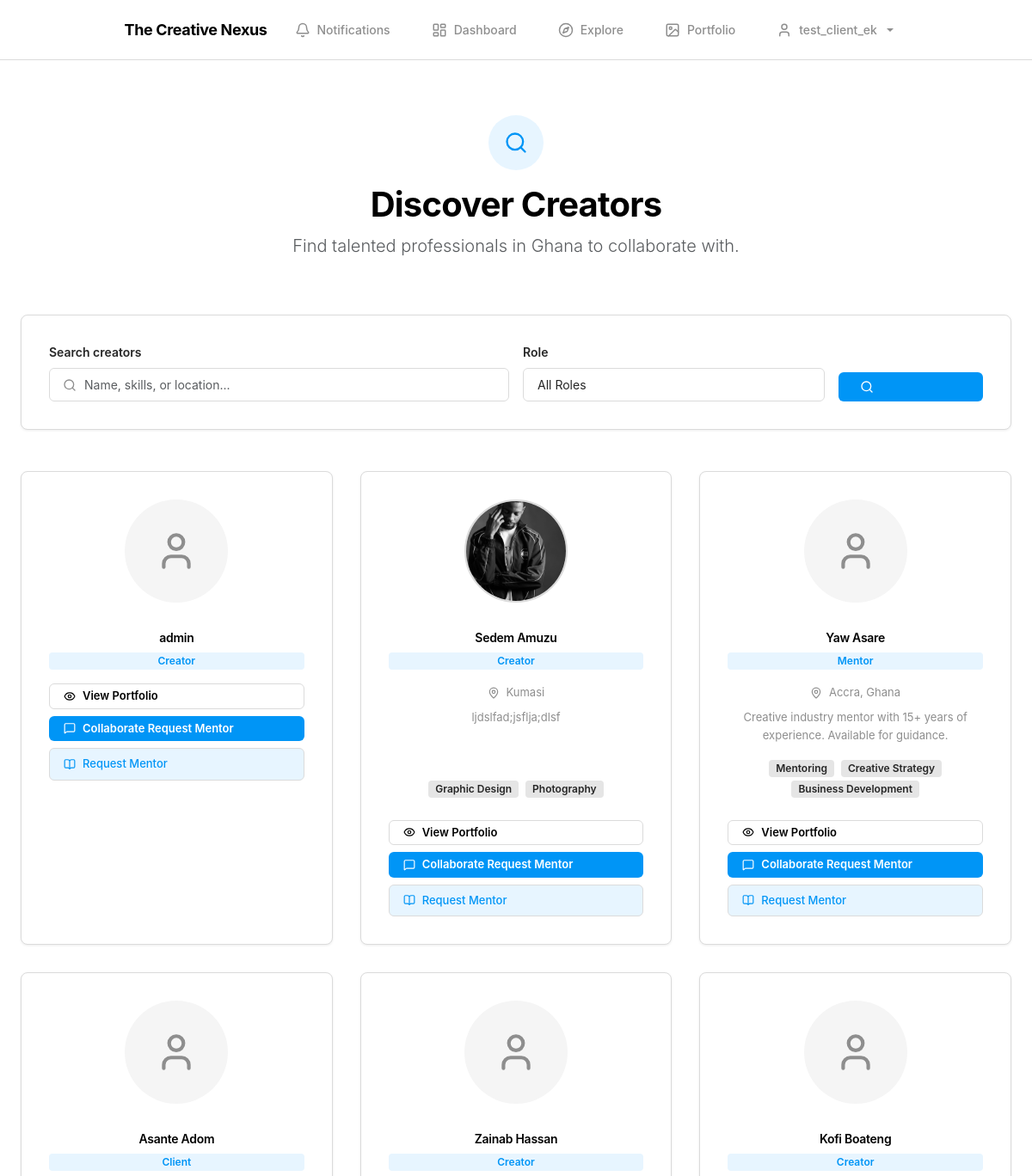
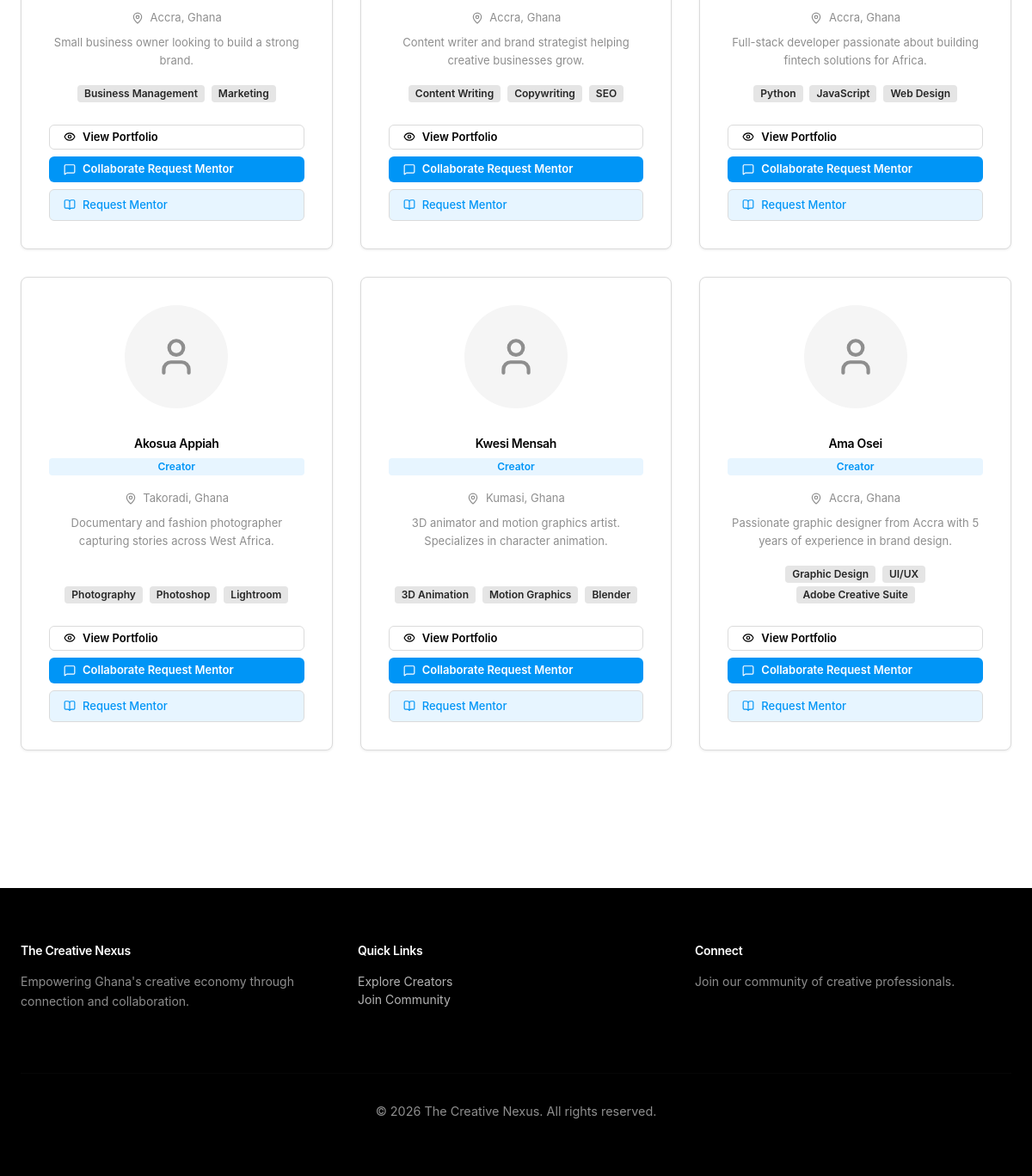
The app's page /explore/ (signed in) with its own data (2 pictures, top to bottom).
### accounts/models.py (models this page shows, shortened)
class CustomUser(AbstractUser):
    email = models.EmailField(unique=True)
    email_verified = models.BooleanField(default=False)
    email_verification_token = models.CharField(
        max_length=255, blank=True, null=True)
    created_at = models.DateTimeField(auto_now_add=True)
    updated_at = models.DateTimeField(auto_now=True)
    class Meta:
        ordering = ['-created_at']

class UserProfile(models.Model):
    user = models.OneToOneField(
        CustomUser, on_delete=models.CASCADE, related_name='profile')
    role = models.CharField(
        max_length=20, choices=ROLE_CHOICES, default='creator')
    bio = models.TextField(blank=True, null=True)
    profile_picture = models.ImageField(
        upload_to='profiles/', blank=True, null=True)
    location = models.CharField(max_length=255, blank=True, null=True)
    phone = models.CharField(max_length=20, blank=True, null=True)
    website = models.URLField(blank=True, null=True)
    skills = models.TextField(blank=True, null=True,
                              help_text="Comma-separated list of skills")
    years_experience = models.IntegerField(blank=True, null=True)
    portfolio_url = models.URLField(blank=True, null=True)
    is_verified = models.BooleanField(default=False)
    verification_date = models.DateTimeField(blank=True, null=True)
    created_at = models.DateTimeField(auto_now_add=True)
    updated_at = models.DateTimeField(auto_now=True)
    class Meta:
        ordering = ['-created_at']
    def get_role_display(self):
        return dict(ROLE_CHOICES).get(self.role, 'Unknown')

### core/template_views.py (the view, shortened to what this page needs)
# urls.py: path('explore/', explore_view, name='explore'),
@login_required(login_url='login')
def explore_view(request):
    role = request.GET.get('role')
    search = request.GET.get('search')
    profiles = UserProfile.objects.exclude(user=request.user)
    if role:
        profiles = profiles.filter(role=role)
    profiles_with_skills = []
    for profile in profiles:
        skills_list = []
        if profile.skills:
            if ',' in profile.skills:
                skills_list = [s.strip() for s in profile.skills.split(',')]
            elif '|' in profile.skills:
                skills_list = [s.strip() for s in profile.skills.split('|')]
            else:
                skills_list = [profile.skills.strip()]
        profile.skills_list = skills_list
        profiles_with_skills.append(profile)
    context = {'profiles': profiles_with_skills,
               'selected_role': role, 'search': search}
    return render(request, 'core/explore.html', context)

### templates/core/explore.html (shortened to what this page needs)
{% extends 'base.html' %}
{% block content %}
<section style="padding: var(--space-3xl) 0;">
    <div class="container-premium">
        <div class="text-center" style="margin-bottom: var(--space-3xl);">
            <div style="width: 64px; height: 64px; background: var(--color-accent-light); border-radius: 50%; display: flex; align-items: center; justify-content: center; margin: 0 auto var(--space-md);">
                <i data-lucide="search" style="width: 28px; height: 28px; color: var(--color-accent);"></i>
            </div>
            <h2 class="display-6 fw-bold" style="margin-bottom: var(--space-sm);">Discover Creators</h2>
            <p class="lead text-muted">Find talented professionals in Ghana to collaborate with.</p>
        </div>
        <div class="card" style="margin-bottom: var(--space-2xl); border-radius: var(--radius-lg);">
            <div class="card-body" style="padding: var(--space-xl);">
                <form method="get">
                    <div class="row" style="--bs-gutter-x: var(--space-md); --bs-gutter-y: var(--space-md);">
                        <div class="col-md-6">
                            <label class="form-label">Search creators</label>
                            <div style="position: relative;">
                                <i data-lucide="search" style="position: absolute; left: var(--space-md); top: 50%; transform: translateY(-50%); width: 16px; height: 16px; color: var(--color-text-muted);"></i>
                                <input type="text" class="form-control" name="search" placeholder="Name, skills, or location..." value="{{ search|default_if_none:'' }}" style="padding-left: 2.5rem;">
                            </div>
                        </div>
                        <div class="col-md-4">
                            <label class="form-label">Role</label>
                            <select class="form-select" name="role">
                                <option value="">All Roles</option>
                            </select>
                        </div>
                        <div class="col-md-2" style="display: flex; align-items: flex-end;">
                            <button type="submit" class="btn btn-primary w-100">
                                <i data-lucide="search" style="width: 16px; height: 16px;"></i>
                            </button>
                        </div>
                    </div>
                </form>
            </div>
        </div>
        {% if profiles %}
            <div class="row" style="--bs-gutter-x: var(--space-xl); --bs-gutter-y: var(--space-xl);">
                {% for profile in profiles %}
                    <div class="col-md-6 col-lg-4">
                        <div class="card" style="height: 100%; display: flex; flex-direction: column;">
                            <div class="card-body" style="padding: var(--space-xl); text-align: center; flex: 1; display: flex; flex-direction: column;">
                                {% if profile.profile_picture %}
                                    <img src="{{ profile.profile_picture.url }}" alt="{{ profile.user.username }}" class="rounded-circle mb-3" style="width: 120px; height: 120px; object-fit: cover; border: 2px solid var(--color-border); margin: 0 auto;">
                                {% else %}
                                    <div class="mb-3" style="width: 120px; height: 120px; background: #F5F5F5; border-radius: 50%; display: flex; align-items: center; justify-content: center; margin: 0 auto;">
                                        <i data-lucide="user" style="width: 50px; height: 50px; color: var(--color-text-muted);"></i>
                                    </div>
                                {% endif %}
                                <h5 style="margin: var(--space-md) 0 var(--space-sm); color: var(--color-primary); font-weight: 600;">{{ profile.user.get_full_name|default:profile.user.username }}</h5>
                                <span class="badge badge-accent" style="margin-bottom: var(--space-md);">{{ profile.get_role_display }}</span>
                                {% if profile.location %}
                                    <p style="font-size: 13px; margin-bottom: var(--space-sm); color: var(--color-text-muted);">
                                        <i data-lucide="map-pin" style="width: 14px; height: 14px; display: inline; vertical-align: text-bottom; margin-right: 4px;"></i>
                                        {{ profile.location }}
                                    </p>
                                {% endif %}
                                {% if profile.bio %}
                                    <p style="font-size: 13px; margin-bottom: var(--space-md); color: var(--color-text-muted); flex-grow: 1;">{{ profile.bio|truncatewords:15 }}</p>
                                {% endif %}
                                {% if profile.skills_list %}
                                    <div style="margin-bottom: var(--space-lg); margin-top: auto;">
                                        {% for skill in profile.skills_list|slice:":3" %}
                                            <span class="badge badge-secondary" style="margin: 2px;">{{ skill }}</span>
                                        {% endfor %}
                                    </div>
                                {% endif %}
                                <div class="d-grid gap-2">
                                    <a href="{% url 'view-portfolio' user_id=profile.user.id %}" class="btn btn-secondary btn-sm" style="font-size: 13px;">
                                        <i data-lucide="eye" style="width: 14px; height: 14px;"></i>
                                        View Portfolio
                                    </a>
                                    {% if user.is_authenticated and profile.user != user %}
                                        <button type="button" class="btn btn-primary btn-sm" onclick="openCollaborationModal({{ profile.user.id }}, '{{ profile.user.username }}')" style="font-size: 13px;">
                                            <i data-lucide="message-square" style="width: 14px; height: 14px;"></i>
                                            Collaborate
                                            Request Mentor
                                        </button>
                                        <button type="button" class="btn btn-sm" onclick="openMentorshipModal({{ profile.user.id }}, '{{ profile.user.username }}')" style="font-size: 13px; background: var(--color-accent-light); border: 1px solid var(--color-border); color: var(--color-accent); font-weight: 500; padding: var(--space-sm) var(--space-md); width: 100%;">
                                            <i data-lucide="book-open" style="width: 14px; height: 14px;"></i>
                                            Request Mentor
                                        </button>
                                    {% endif %}
                                </div>
                            </div>
                        </div>
                    </div>
                {% endfor %}
            </div>
        {% endif %}
    </div>
</section>
{% endblock %}

### templates/base.html (shortened to what this page needs)
<!DOCTYPE html>
<html lang="en">
<head>
    <link href="https://cdn.jsdelivr.net/npm/bootstrap@5.3.0/dist/css/bootstrap.min.css" rel="stylesheet">
</head>
<body>
    <nav class="navbar">
        <div class="container-premium">
            <div class="d-flex justify-content-between align-items-center w-100">
                <a class="navbar-brand" href="{% url 'home' %}">The Creative Nexus</a>
                <div class="d-flex align-items-center gap-3">
                    {% if user.is_authenticated %}
                        <a href="{% url 'notifications' %}" class="nav-link" id="navNotifications" style="position:relative;">
                            <i data-lucide="bell" style="width:18px; height:18px;"></i>
                            <span class="d-none d-md-inline">Notifications</span>
                        </a>
                        <a href="{% url 'dashboard' %}" class="nav-link">
                            <i data-lucide="layout-dashboard" style="width: 18px; height: 18px;"></i>
                            <span class="d-none d-md-inline">Dashboard</span>
                        </a>
                        <a href="{% url 'explore' %}" class="nav-link">
                            <i data-lucide="compass" style="width: 18px; height: 18px;"></i>
                            <span class="d-none d-md-inline">Explore</span>
                        </a>
                        <a href="{% url 'portfolio' %}" class="nav-link">
                            <i data-lucide="image" style="width: 18px; height: 18px;"></i>
                            <span class="d-none d-md-inline">Portfolio</span>
                        </a>
                        <div class="dropdown">
                            <a href="#" class="nav-link dropdown-toggle" data-bs-toggle="dropdown">
                                <i data-lucide="user" style="width: 18px; height: 18px;"></i>
                                <span class="d-none d-md-inline">{{ user.username }}</span>
                            </a>
                        </div>
                    {% else %}
                        <a href="{% url 'login' %}" class="nav-link">Sign In</a>
                        <a href="{% url 'register' %}" class="btn btn-primary btn-sm">Get Started</a>
                    {% endif %}
                </div>
            </div>
        </div>
    </nav>
    <main>
        {% block content %}{% endblock %}
    </main>
    <footer class="footer">
        <div class="container-premium">
            <div class="row">
                <div class="col-md-4 mb-4">
                    <h5>The Creative Nexus</h5>
                    <p>Empowering Ghana's creative economy through connection and collaboration.</p>
                </div>
                <div class="col-md-4 mb-4">
                    <h5>Quick Links</h5>
                    <ul class="list-unstyled">
                        <li><a href="{% url 'explore' %}">Explore Creators</a></li>
                        <li><a href="{% url 'register' %}">Join Community</a></li>
                    </ul>
                </div>
                <div class="col-md-4 mb-4">
                    <h5>Connect</h5>
                    <p>Join our community of creative professionals.</p>
                </div>
            </div>
            <hr style="border-color: rgba(255,255,255,0.1); margin: var(--space-xl) 0;">
            <div class="text-center">
                <p style="margin: 0; font-size: 0.9rem;">&copy; 2026 The Creative Nexus. All rights reserved.</p>
            </div>
        </div>
    </footer>
</body>
</html>

### records on screen
CustomUser: username "test_client_ek"
UserProfile: user.get_full_name "admin", role "Creator"
UserProfile: profile_picture (picture), user.get_full_name "Sedem Amuzu", role "Creator", location "Kumasi", bio "ljdslfad;jsflja;dlsf", skills_list "Graphic Design" "Photography"
UserProfile: user.get_full_name "Yaw Asare", role "Mentor", location "Accra, Ghana", bio "Creative industry mentor with 15+ years of experience. Available for guidance.", skills_list "Mentoring" "Creative Strategy" "Business Development"
UserProfile: user.get_full_name "Asante Adom", role "Client", location "Accra, Ghana", bio "Small business owner looking to build a strong brand.", skills_list "Business Management" "Marketing"
UserProfile: user.get_full_name "Zainab Hassan", role "Creator", location "Accra, Ghana", bio "Content writer and brand strategist helping creative businesses grow.", skills_list "Content Writing" "Copywriting" "SEO"
UserProfile: user.get_full_name "Kofi Boateng", role "Creator", location "Accra, Ghana", bio "Full-stack developer passionate about building fintech solutions for Africa.", skills_list "Python" "JavaScript" "Web Design"
UserProfile: user.get_full_name "Akosua Appiah", role "Creator", location "Takoradi, Ghana", bio "Documentary and fashion photographer capturing stories across West Africa.", skills_list "Photography" "Photoshop" "Lightroom"
UserProfile: user.get_full_name "Kwesi Mensah", role "Creator", location "Kumasi, Ghana", bio "3D animator and motion graphics artist. Specializes in character animation.", skills_list "3D Animation" "Motion Graphics" "Blender"
UserProfile: user.get_full_name "Ama Osei", role "Creator", location "Accra, Ghana", bio "Passionate graphic designer from Accra with 5 years of experience in brand design.", skills_list "Graphic Design" "UI/UX" "Adobe Creative Suite"
